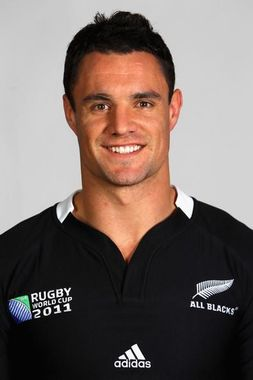
#> input picture Detection_de_visages/Detection de visages/dan.jpg, 253 x 380 px
$ jupyter execute Dev_IA_15.1._Detection_de_visages.ipynb   (shell and % lines are left out)   (text cells are left out)
#> lines starting #> are read from the running program, lines starting #| are printed output that depends on the picture; after the words box and inside, x2 and y2 are one past the last pixel; in counts of white or black regions, pixels touching at a corner belong together; pictures that were not available may be replaced by others from this repository, and a replacement may not be noted
[cell 1]
import cv2 as cv

[cell 2]
face_cascade = cv.CascadeClassifier(
    'Detection de visages/haarcascade_frontalface_default.xml')

[cell 3]
img = cv.imread('Detection de visages/dan.jpg')
#> img is the input picture: shape (380, 253, 3); mean B, G, R 102, 106.9, 119.8
gray = cv.cvtColor(img, cv.COLOR_BGR2GRAY)
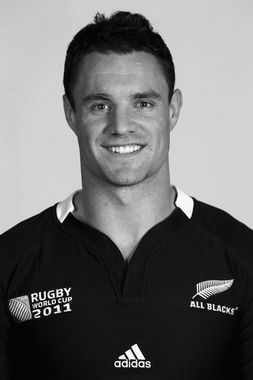
#> gray: shape (380, 253); min 0, max 255, mean 110.2

[cell 4]
import matplotlib.pyplot as plt

plt.figure(figsize=(10,5))
plt.subplot(111)
plt.imshow(img)
plt.title("Photo de Dan")
plt.axis('off');

[cell 5]
# detectMultiScale(image, scale factor, number of neighbors)
# detectMultiScale(image, paramètre d'échelle, nombre de voisins)
faces = face_cascade.detectMultiScale(gray, 1.1, 8)
#> faces = [[61, 56, 123, 123]]

[cell 6]
faces
#> Out = [[61, 56, 123, 123]]

[cell 7]
import matplotlib.pyplot as plt

img = cv.imread('Detection de visages/bradangelina.jpg')
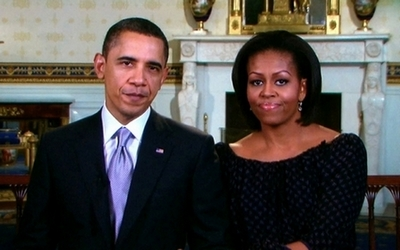
#> input picture Detection_de_visages/Detection de visages/obama.jpg, 400 x 250 px, given in place of bradangelina.jpg, which was not available
#> img is the input picture: shape (250, 400, 3); mean B, G, R 74.2, 77.5, 82.5
gray = cv.cvtColor(img, cv.COLOR_BGR2GRAY)
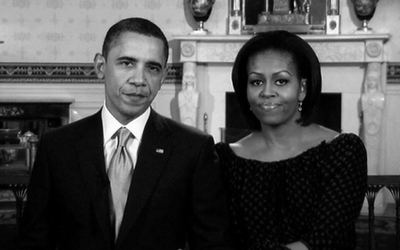
#> gray: shape (250, 400); min 0, max 254, mean 78.6

plt.figure(figsize=(10,5))
plt.subplot(111)
plt.imshow(img)
plt.title("Photo de Dan")
plt.axis('off');

faces = face_cascade.detectMultiScale(gray, 1.1, 8)
#> faces = [[236, 55, 65, 65], [102, 37, 73, 73]]

[cell 8]
faces
#> Out = [[236, 55, 65, 65], [102, 37, 73, 73]]

[cell 9]
# affichage des visages
i = 0
for face in faces:
    x, y, w, h = face

    # dessiner le rectangle sur l'image principale
    cv.rectangle(img, (x, y), (x + w, y + h), (0, 255, 0), 2)
#> this loop made 2 passes
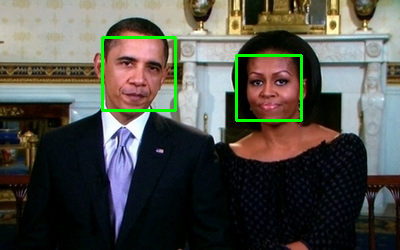
#> img: shape (250, 400, 3); 1.65% of pixels changed, all inside (x1, y1, x2, y2) = (101, 36, 303, 122)

# affiche l'image principale
cv.imshow('image principale', img)
cv.waitKey(0)
cv.destroyAllWindows()

[cell 10]
# affichage des visages
i = 0
for face in faces:
    x, y, w, h = face

    # dessiner le rectangle sur l'image principale
    # (0, 255, 0), 2) permet de choisir la couleur du rectangle
    cv.rectangle(img, (x, y), (x + w, y + h), (0, 255, 0), 2)

    # extraire les visages de l'image principale
    # OpenCV et Numpy: y <-> row et x <-> col
    face = img[y:y+h, x:x+w]

    # afficher face0, face1, face2, etc...
    cv.imshow('face{}'.format(i), face)
    cv.waitKey(0)
    cv.destroyAllWindows()
    i += 1
#> this loop made 2 passes
#> (x, y, w, h, i) on passes 1 to 2: (236, 55, 65, 65, 1), (102, 37, 73, 73, 2)
#> pass 1, `face = img[y:y+h, x:x+w]`:
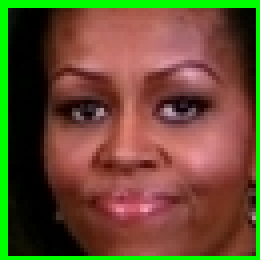
#> face: shape (65, 65, 3) (shown 4 times larger); mean B, G, R 49.3, 78, 102.4
#> pass 2, `face = img[y:y+h, x:x+w]`:
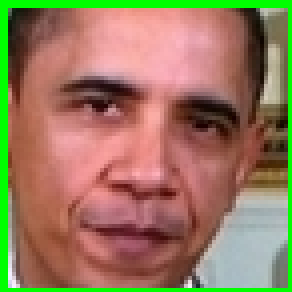
#> face: shape (73, 73, 3) (shown 4 times larger); mean B, G, R 94.4, 122.6, 151.7
#> after the loop, i = 2
